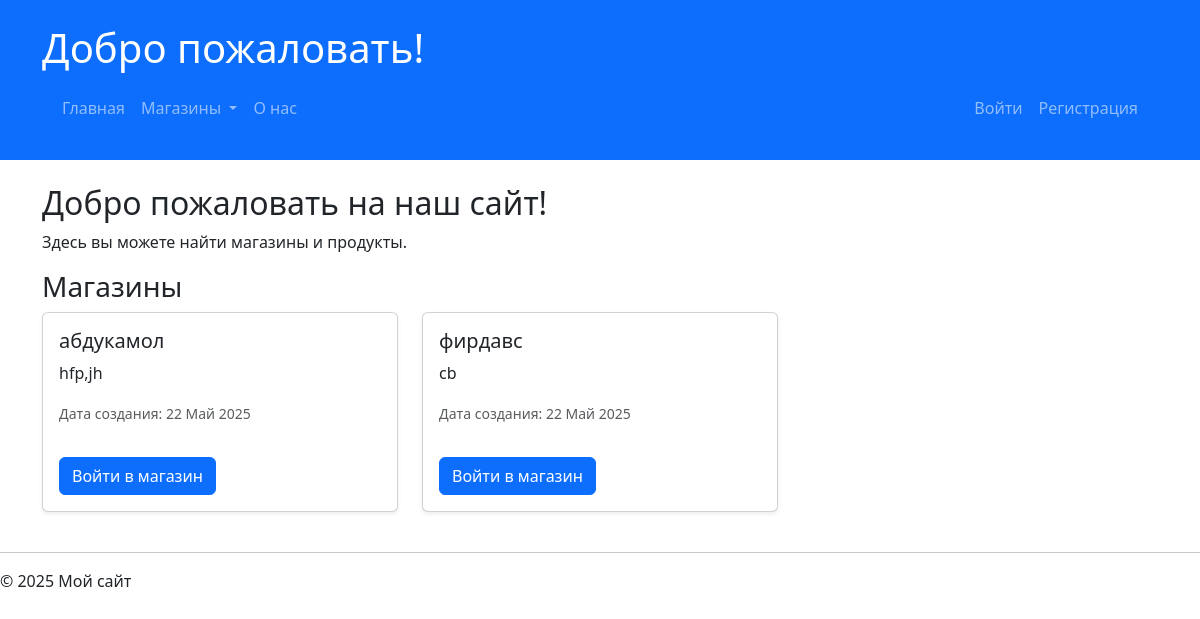
Before: / with the older database file.
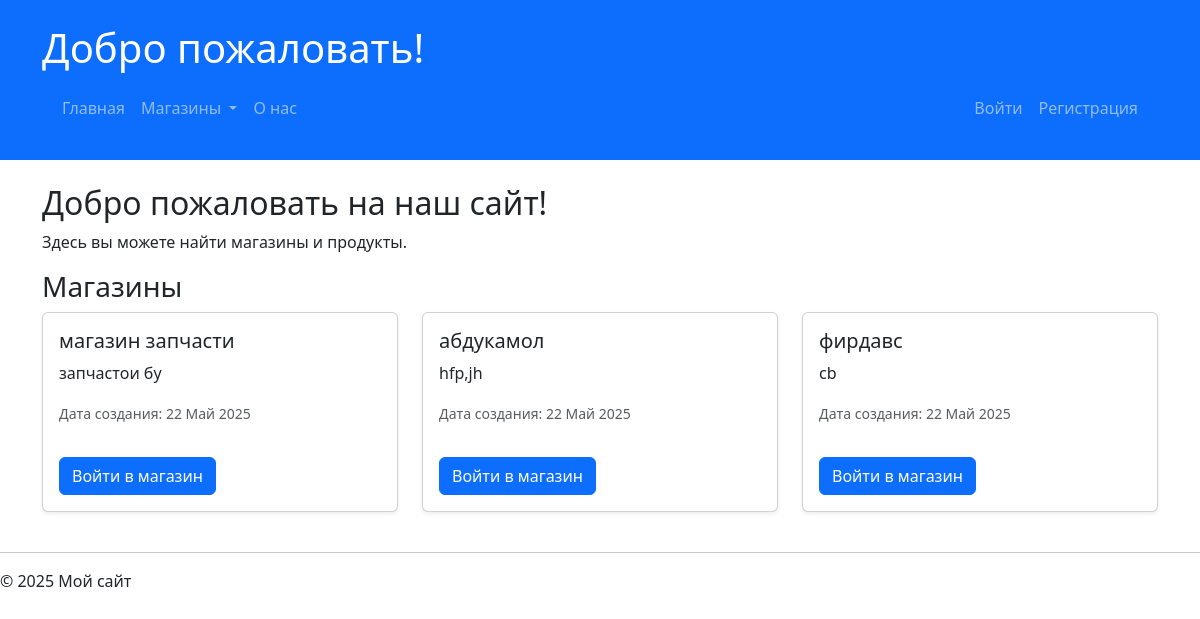
After: the same page with the newer database file.
### store/models/store.py (models this page shows, shortened)
class Store(models.Model):
    owner = models.OneToOneField(CustomUser, on_delete=models.CASCADE, related_name='store')  # связь с владельцем
    name = models.CharField(max_length=255)  # Название магазина
    description = models.TextField(blank=True)  # Описание магазина
    created_at = models.DateTimeField(auto_now_add=True)  # Дата создания магазина
    logo = models.ImageField(upload_to='store_logos/', null=True, blank=True)  # Логотип магазина (опционально)
    class Meta:
        verbose_name = 'Store'
        verbose_name_plural = 'Stores'

### app/views.py (the view)
# urls.py: path('', views.index, name='index'),  # Главная страница из app.views
def index(request):
    stores = Store.objects.all().order_by('-created_at')  # Сортировка магазинов по дате создания
    return render(request, 'app/index.html', {'stores': stores})

### app/context_processors.py (called while the page is built)
def menu_categories(request):
    stores = Store.objects.prefetch_related('categories__subcategories').all()
    return {'menu_categories': stores}

### app/templates/app/index.html (shortened to what this page needs)
<!DOCTYPE html>
<html lang="ru">
<head>
    <link href="https://cdn.jsdelivr.net/npm/bootstrap@5.3.0-alpha1/dist/css/bootstrap.min.css" rel="stylesheet">
</head>
<body>
    {% include 'app/header.html' %}
    <div class="container mt-4">
        <h2>Добро пожаловать на наш сайт!</h2>
        <p>Здесь вы можете найти магазины и продукты.</p>
        <h3>Магазины</h3>
        <div class="row">
            {% for store in stores %}
                <div class="col-md-4">
                    <div class="card mb-4 shadow-sm">
                        <div class="card-body">
                            <h5 class="card-title">{{ store.name }}</h5>
                            <p class="card-text">{{ store.description }}</p>
                            <p class="card-text"><small class="text-muted">Дата создания: {{ store.created_at|date:"d M Y" }}</small></p>
                            <a href="{% url 'store_detail' store.id %}" class="btn btn-primary mt-3">Войти в магазин</a>
                        </div>
                    </div>
                </div>
            {% empty %}
                <p>Магазины отсутствуют.</p>
            {% endfor %}
        </div>
    </div>
    {% include 'app/footer.html' %}
</body>
</html>

### app/templates/app/header.html (shortened to what this page needs)
<!DOCTYPE html>
<html lang="ru">
<head>
    <link href="https://cdn.jsdelivr.net/npm/bootstrap@5.3.0-alpha1/dist/css/bootstrap.min.css" rel="stylesheet" />
</head>
<body>
<header class="bg-primary text-white p-4">
    <div class="container">
        <h1>Добро пожаловать!</h1>
        <nav class="navbar navbar-expand-lg navbar-dark">
            <div class="container-fluid">
                <div class="collapse navbar-collapse" id="navbarMegaMenu">
                    <ul class="navbar-nav me-auto mb-2 mb-lg-0">
                        <li class="nav-item">
                            <a class="nav-link" href="/">Главная</a>
                        </li>
                        <li class="nav-item dropdown">
                            <a
                                class="nav-link dropdown-toggle"
                                href="#"
                                id="storesDropdown"
                                role="button"
                                data-bs-toggle="dropdown"
                                aria-expanded="false"
                            >
                                Магазины
                            </a>
                        </li>
                        <li class="nav-item">
                            <a class="nav-link" href="/about/">О нас</a>
                        </li>
                    </ul>
                    <ul class="navbar-nav ms-auto">
                        {% if user.is_authenticated %}
                            <li class="nav-item">
                                <a class="nav-link" href="{% url 'profile' %}">Личный кабинет</a>
                            </li>
                            <li class="nav-item">
                                <form action="{% url 'logout' %}" method="post" style="display:inline;">
                                    {% csrf_token %}
                                    <button type="submit" class="nav-link btn btn-link" style="padding: 0; border: none; color: white; text-decoration: none;">Выйти</button>
                                </form>
                            </li>
                        {% else %}
                            <li class="nav-item">
                                <a class="nav-link" href="{% url 'login' %}">Войти</a>
                            </li>
                            <li class="nav-item">
                                <a class="nav-link" href="{% url 'register' %}">Регистрация</a>
                            </li>
                        {% endif %}
                    </ul>
                </div>
            </div>
        </nav>
    </div>
</header>
</body>
</html>

### app/templates/app/footer.html
        <hr>
        <footer>
            <p>&copy; 2025 Мой сайт</p>
        </footer>
    </body>
</html>

Changed rows visible on the page:
added Store: name "магазин запчасти", description "запчастои бу", created_at "22 Май 2025"
